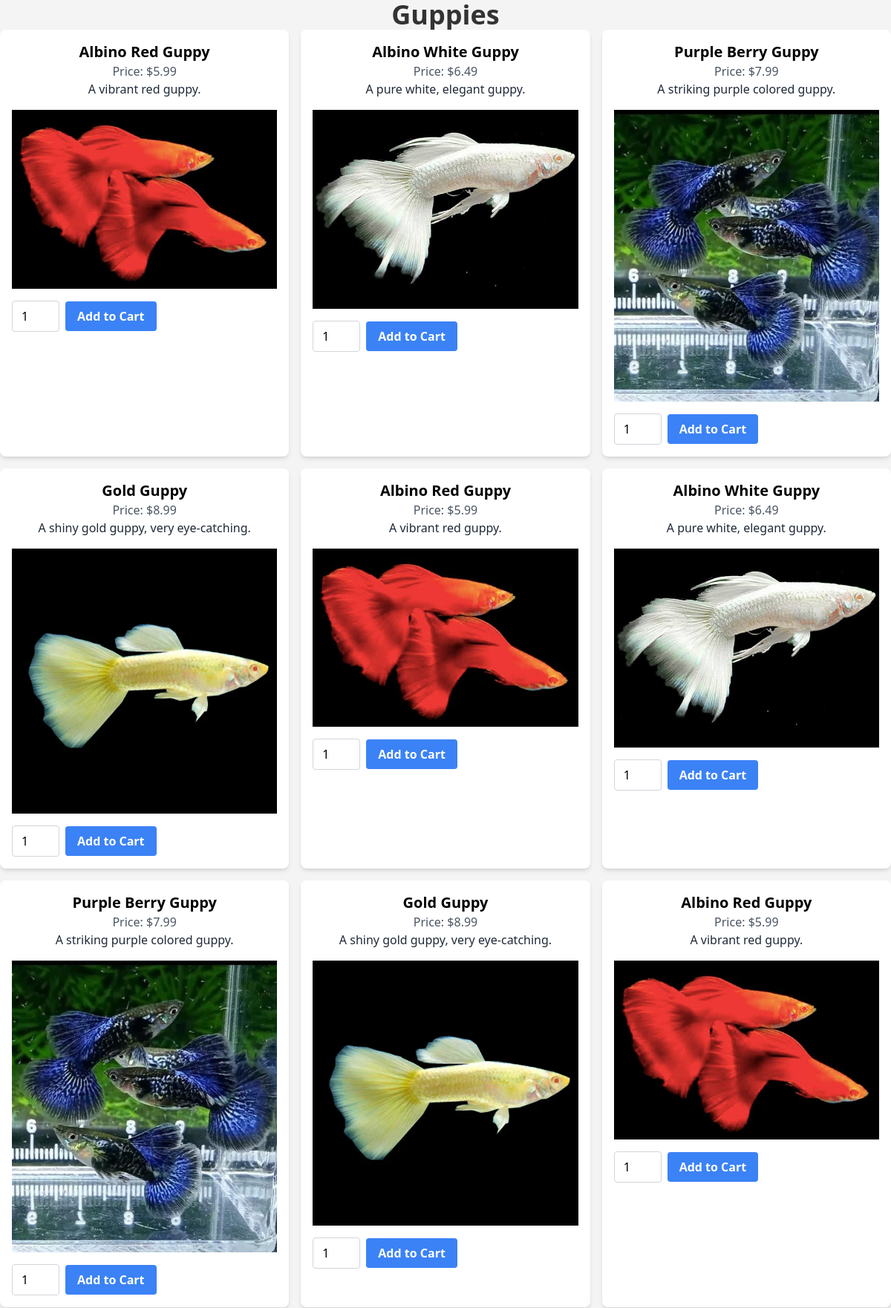
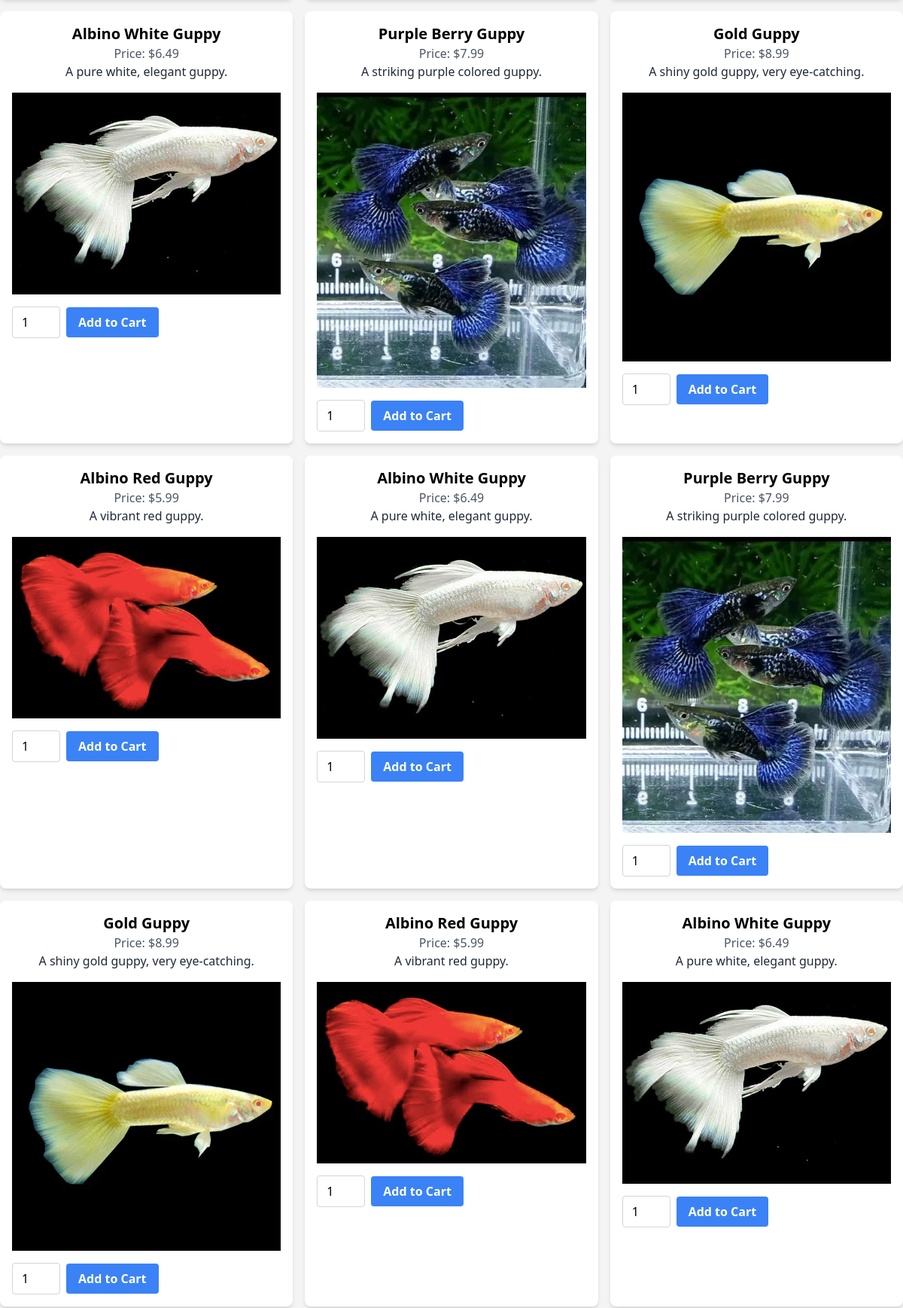
Page /category/Guppies (upper part) on the committed database (2 pictures, top to bottom).
### app.py (models this page shows, shortened)
class Product(db.Model):
    id = db.Column(db.Integer, primary_key=True)
    name = db.Column(db.String(80), nullable=False)
    price = db.Column(db.Float, nullable=False)
    description = db.Column(db.String(200))
    image_filename = db.Column(db.String(200))
    category_id = db.Column(db.Integer, db.ForeignKey('category.id'), nullable=False)

### app.py (the view)
@app.route('/category/<category_name>')
def show_category(category_name):
    category = Category.query.filter_by(name=category_name).first_or_404()
    products = Product.query.filter_by(category_id=category.id).all()
    return render_template('category.html', category=category, products=products)

### templates/category.html (shortened to what this page needs)
<!DOCTYPE html>
<html lang="en">
<head>
    <link rel="stylesheet" href="{{ url_for('static', filename='css/style.css') }}">
    <link rel="stylesheet" href="https://cdn.jsdelivr.net/npm/tailwindcss@2.2.19/dist/tailwind.min.css">
</head>
<body>
    <h1 class="text-4xl font-bold">{{ category.name }}</h1>
    <div class="grid grid-cols-3 gap-4">
        {% for product in products %}
            <div class="bg-white rounded-lg shadow-md p-4">
                <h2 class="text-xl font-bold">{{ product.name }}</h2>
                <p class="text-gray-600">Price: ${{ product.price }}</p>
                <p class="text-gray-800">{{ product.description }}</p>
                {% if product.image_filename %}
                    <img src="{{ url_for('static', filename='images/products/' + product.image_filename) }}" alt="{{ product.name }}" class="mt-4">
                {% endif %}
                <form action="{{ url_for('add_to_cart') }}" method="post" class="mt-4">
                    <div class="flex items-center">
                        <input type="number" name="quantity" value="1" min="1" class="mr-2 w-16 py-2 px-3 border border-gray-300 rounded">
                        <button type="submit" class="bg-blue-500 hover:bg-blue-700 text-white font-bold py-2 px-4 rounded">Add to Cart</button>
                    </div>
                </form>
            </div>
        {% endfor %}
    </div>
</body>
</html>

### static/css/style.css (style rules this page uses)
body { font-family: Arial, sans-serif; margin: 0; padding: 0; text-align: center; }
body { font-family: Arial, sans-serif; margin: 0; padding: 0; text-align: center; background-color: #f4f4f4; }
h1 { color: #333; }
button { background-color: #28a745; border: none; border-radius: 4px; color: white; padding: 10px 20px; text-align: center; text-decoration: none; display: inline-block; font-size: 16px; margin: 4px 2px; cursor: pointer; }

### rows in the picture
Product: name "Albino Red Guppy", price "5.99", description "A vibrant red guppy.", image_filename (picture)
Product: name "Albino White Guppy", price "6.49", description "A pure white, elegant guppy.", image_filename (picture)
Product: name "Purple Berry Guppy", price "7.99", description "A striking purple colored guppy.", image_filename (picture)
Product: name "Gold Guppy", price "8.99", description "A shiny gold guppy, very eye-catching.", image_filename (picture)
Product: name "Albino Red Guppy", price "5.99", description "A vibrant red guppy.", image_filename (picture)
Product: name "Albino White Guppy", price "6.49", description "A pure white, elegant guppy.", image_filename (picture)
Product: name "Purple Berry Guppy", price "7.99", description "A striking purple colored guppy.", image_filename (picture)
Product: name "Gold Guppy", price "8.99", description "A shiny gold guppy, very eye-catching.", image_filename (picture)
Product: name "Albino Red Guppy", price "5.99", description "A vibrant red guppy.", image_filename (picture)
Product: name "Albino White Guppy", price "6.49", description "A pure white, elegant guppy.", image_filename (picture)
Product: name "Purple Berry Guppy", price "7.99", description "A striking purple colored guppy.", image_filename (picture)
Product: name "Gold Guppy", price "8.99", description "A shiny gold guppy, very eye-catching.", image_filename (picture)
Product: name "Albino Red Guppy", price "5.99", description "A vibrant red guppy.", image_filename (picture)
Product: name "Albino White Guppy", price "6.49", description "A pure white, elegant guppy.", image_filename (picture)
Product: name "Purple Berry Guppy", price "7.99", description "A striking purple colored guppy.", image_filename (picture)
Product: name "Gold Guppy", price "8.99", description "A shiny gold guppy, very eye-catching.", image_filename (picture)
Product: name "Albino Red Guppy", price "5.99", description "A vibrant red guppy.", image_filename (picture)
Product: name "Albino White Guppy", price "6.49", description "A pure white, elegant guppy.", image_filename (picture)
